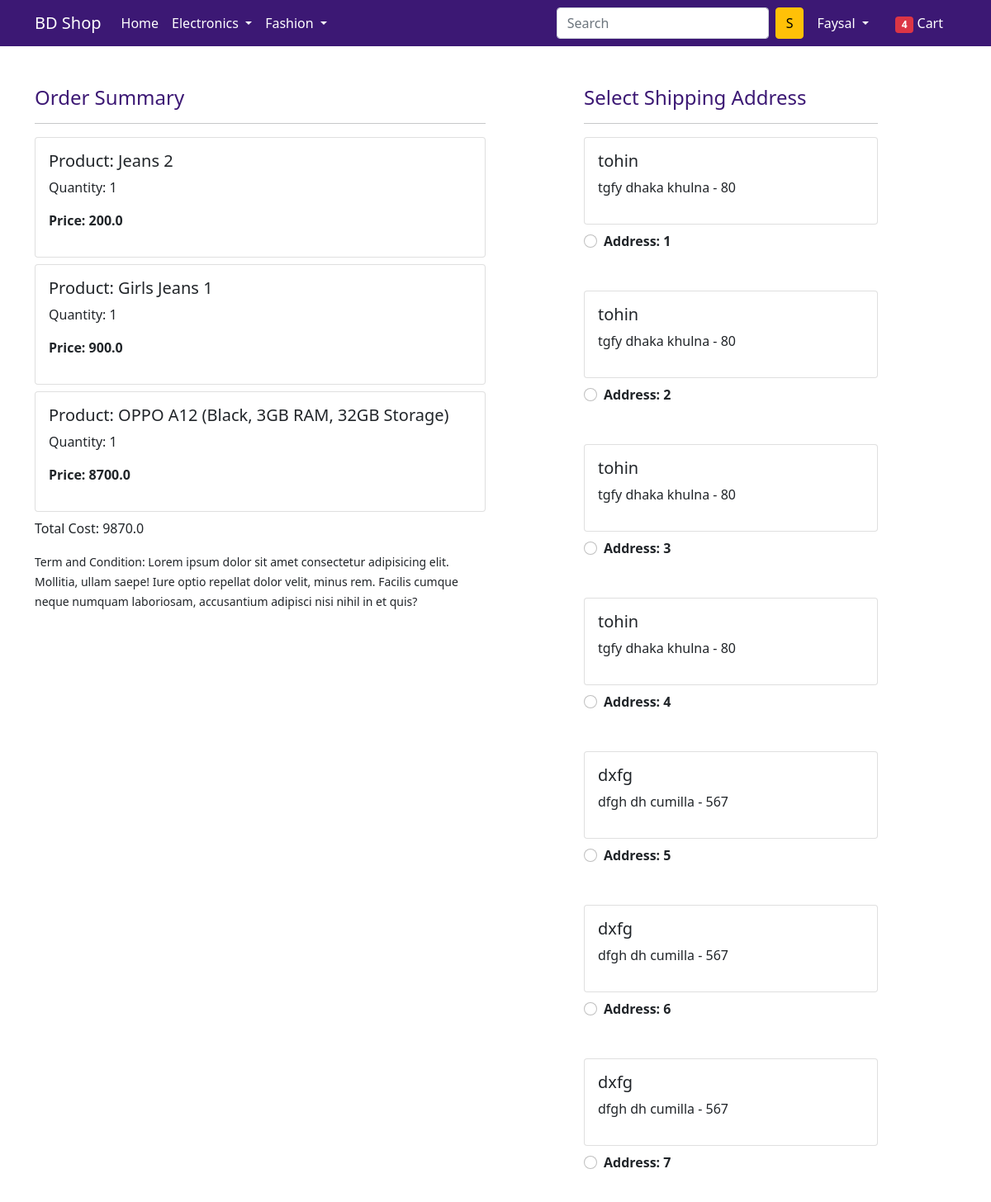
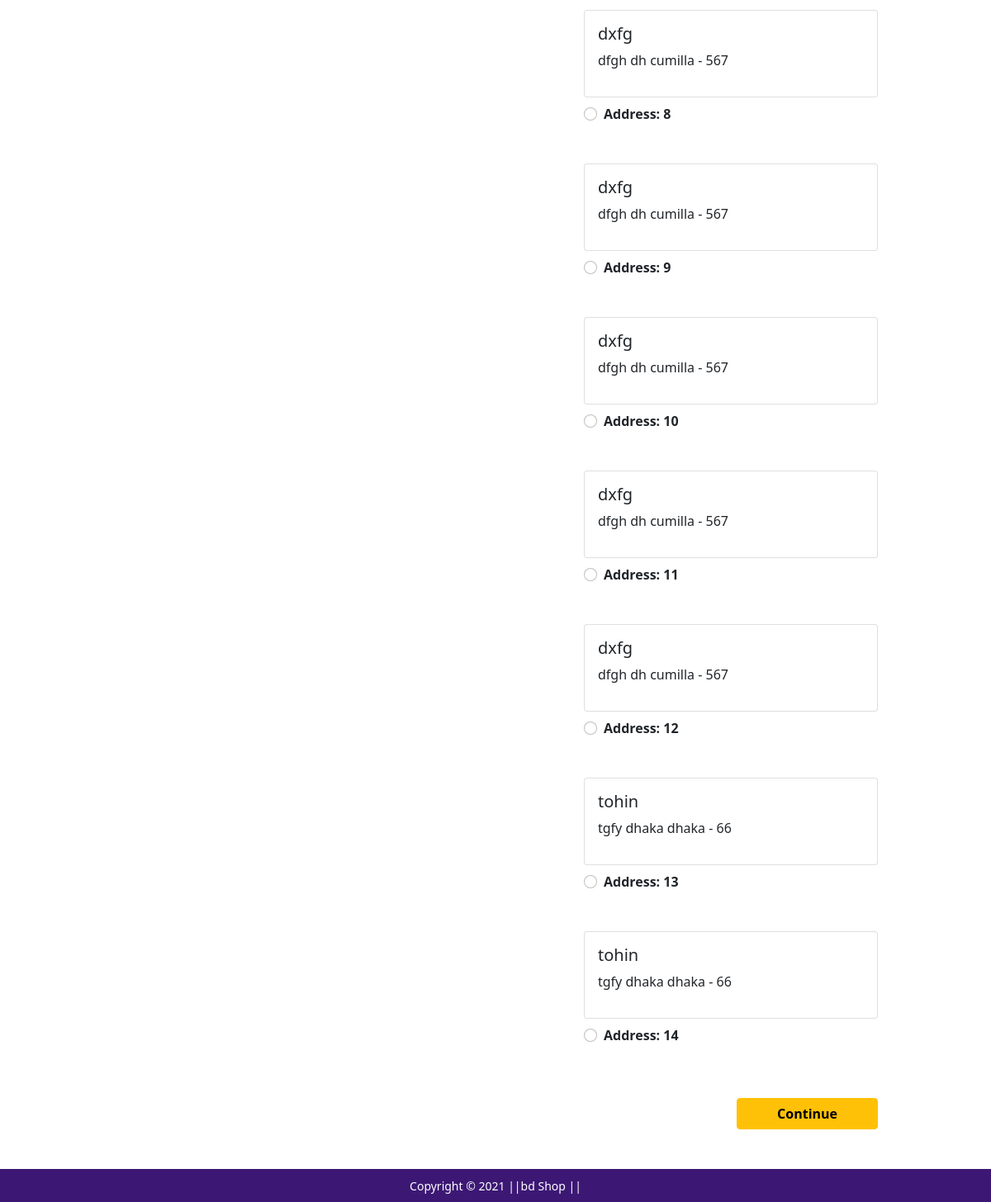
Screenshot of /checkout/ (signed in) with the database file from the repository (2 pictures, top to bottom).
### app/models.py (models this page shows, shortened)
class Cart(models.Model):
    user = models.ForeignKey(User,on_delete=models.CASCADE)
    product = models.ForeignKey(Product,on_delete=models.CASCADE)
    quantity = models.PositiveIntegerField(default=1)
    @property
    def total_cost(self):
        return self.quantity * self.product.discount_price

class Product(models.Model):
    title = models.CharField(max_length=100)
    selling_price = models.FloatField()
    discount_price = models.FloatField()
    description = models.TextField()
    brand = models.CharField(max_length=100)
    category = models.CharField(choices= CATEGORY_CHOICES,max_length=2)
    product_image = models.ImageField(upload_to = 'productimg')

class Customer(models.Model):
    user = models.ForeignKey(User, on_delete= models.CASCADE)
    name = models.CharField(max_length=200)
    locality = models.CharField(max_length=200)
    city = models.CharField(max_length=200)
    zipcode = models.IntegerField()
    state = models.CharField(choices=STATE_CHOICES,max_length=50)

### app/views.py (the view)
# urls.py: path('checkout/', views.checkout, name='checkout'),
@login_required
def checkout(request):
    user = request.user
    add = Customer.objects.filter(user=user)
    cart_items = Cart.objects.filter(user=user)
    amount = 0.0
    shipping_amount =70.0
    totalamount = 0.0
    cart_product = [p for p in Cart.objects.all() if p.user ==  request.user]
    if cart_product:
        for p in cart_product:
            tempamount = (p.quantity * p.product.discount_price)
            amount += tempamount
            totalamount = amount+shipping_amount
    return render(request, 'app/checkout.html',{'add':add,'totalamount': totalamount,'cart_items':cart_items})

### app/templates/app/checkout.html (shortened to what this page needs)
{% extends 'app/base.html' %}
{% load static %}
{% block main-content %}
<div class="container">
 <div class="row mt-5">
  <div class="col-sm-6">
    <h4  style="color: #3C1874;">Order Summary</h4>
    <hr>
    {% for cart in cart_items %}
      <div class="card mb-2">
        <div class="card-body">
          <h5>Product: {{cart.product.title}}</h5>
          <p>Quantity: {{cart.quantity}}</p>
          <p class="fw-bold">Price: {{ cart.total_cost }}</p>
        </div>
      </div>
      {% endfor %}
      <p>Total Cost: {{totalamount}}</p>
    <small>Term and Condition: Lorem ipsum dolor sit amet consectetur adipisicing elit. Mollitia, ullam saepe! Iure optio repellat dolor velit, minus rem. Facilis cumque neque numquam laboriosam, accusantium adipisci nisi nihil in et quis?</small>
  </div>
  <div class="col-sm-4 offset-sm-1">
    <h4  style="color: #3C1874;">Select Shipping Address</h4>
    <hr>
    <form action="/paymentdone">
      {% for ad in add %}
      <div class="card">
        <div class="card-body">
        <h5>{{ad.name}}</h5>
        <p>{{ad.locality}} {{ad.city}} {{ad.state}} - {{ad.zipcode}}</p>
        </div>
      </div>
        <div class="form-check mt-2 mb-5">
          <input class="form-check-input" name="custid" id="custadd{{forloop.counter}}" type="radio" value="{{ad.id}}">
          <label class="form-check-label fw-bold" for="custadd{{forloop.counter}}">
            Address: {{forloop.counter}} </label>
        </div>
        {% endfor %}
        <div class="text-end">
          <button type="submit" class="btn btn-warning mt-3 px-5 fw-bold">Continue</button>
        </div>
      </form>
    </div>
  </div>
</div>
{% endblock main-content %}

### app/templates/app/base.html (shortened to what this page needs)
<!doctype html>
{% load static %}
<html lang="en">
  <head>
    <link href="https://cdn.jsdelivr.net/npm/bootstrap@5.0.0-beta1/dist/css/bootstrap.min.css" rel="stylesheet">
    <link rel="stylesheet" href="{% static 'app/css/owl.carousel.min.css' %}">
    <link rel="stylesheet" href="{% static 'app/css/all.min.css' %}">
    <link rel="stylesheet" href="{% static 'app/css/style.css' %}">
  </head>
  <body>
    <nav class="navbar navbar-expand-lg navbar-dark " style="background-color: #3C1874;">
     <div class="container">
       <a class="navbar-brand" href="/">BD Shop</a>
       <div class="collapse navbar-collapse" id="navbarSupportedContent">
         <ul class="navbar-nav me-auto mb-2 mb-lg-0">
           <li class="nav-item">
             <a class="nav-link active" aria-current="page" href="/">Home</a>
           </li>
           <li class="nav-item dropdown">
             <a class="nav-link dropdown-toggle text-white" href="#" id="electronicsDropdown" role="button" data-bs-toggle="dropdown" aria-expanded="false">
               Electronics
             </a>
           </li>
           <li class="nav-item dropdown">
             <a class="nav-link dropdown-toggle text-white" href="#" id="fashionDropdown" role="button" data-bs-toggle="dropdown" aria-expanded="false">
               Fashion
             </a>
           </li>
         </ul>
         <form class="d-flex">
           <input class="form-control me-2" type="search" placeholder="Search" aria-label="Search">
           <button class="btn btn-warning" type="submit">S</button>
         </form>
         <div>
          <ul class="navbar-nav me-auto mb-2 mb-lg-0">
            {% if request.user.is_authenticated %}
           <li class="nav-item dropdown mx-2">
              <a class="nav-link dropdown-toggle text-white" href="#" id="profileDropdown" role="button" data-bs-toggle="dropdown" aria-expanded="false">
               {{request.user.username | capfirst }}
              </a>
            </li>
            <li class="nav-item mx-2">
             <a href="{% url 'showcart' %}" class="nav-link text-white"><span class="badge bg-danger">4</span> Cart </a>
            </li>
            {% endif %}
          </ul>
         </div>
       </div>
     </div>
    </nav>
    {% block main-content %} {% endblock main-content %}
    <footer class="container-fluid  text-center p-2 mt-5" style="background-color: #3C1874;">
        <small class="text-white">Copyright &copy; 2021 ||bd Shop || </small>
    </footer>
  </body>
</html>

### rows the page displays
Cart: product "Jeans 2", quantity "1", total_cost "200.0"
Cart: product "Girls Jeans 1", quantity "1", total_cost "900.0"
Cart: product "OPPO A12 (Black, 3GB RAM, 32GB Storage)", quantity "1", total_cost "8700.0"
Customer: name "tohin", locality "tgfy", city "dhaka", state "khulna", zipcode "80"
Customer: name "tohin", locality "tgfy", city "dhaka", state "khulna", zipcode "80"
Customer: name "tohin", locality "tgfy", city "dhaka", state "khulna", zipcode "80"
Customer: name "tohin", locality "tgfy", city "dhaka", state "khulna", zipcode "80"
Customer: name "dxfg", locality "dfgh", city "dh", state "cumilla", zipcode "567"
Customer: name "dxfg", locality "dfgh", city "dh", state "cumilla", zipcode "567"
Customer: name "dxfg", locality "dfgh", city "dh", state "cumilla", zipcode "567"
Customer: name "dxfg", locality "dfgh", city "dh", state "cumilla", zipcode "567"
Customer: name "dxfg", locality "dfgh", city "dh", state "cumilla", zipcode "567"
Customer: name "dxfg", locality "dfgh", city "dh", state "cumilla", zipcode "567"
Customer: name "dxfg", locality "dfgh", city "dh", state "cumilla", zipcode "567"
Customer: name "dxfg", locality "dfgh", city "dh", state "cumilla", zipcode "567"
Customer: name "tohin", locality "tgfy", city "dhaka", state "dhaka", zipcode "66"
Customer: name "tohin", locality "tgfy", city "dhaka", state "dhaka", zipcode "66"

### other values shown
{{ request.user.username | capfirst }} "Faysal"
{{ totalamount }} "9870.0"
